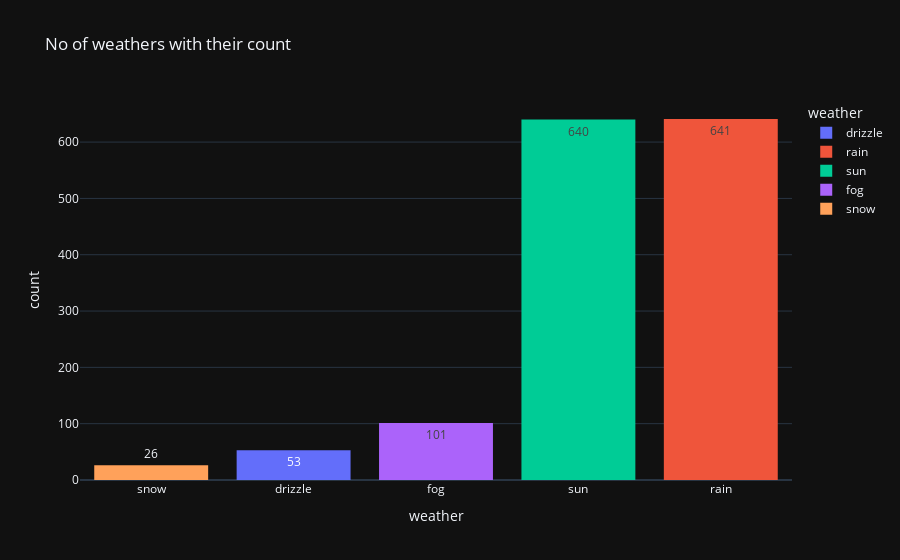

Here is the notebook cell this chart was saved with:
### Code cell
fig = px.histogram(dataset, x="weather",text_auto=True ,color='weather',title='No of weathers with their count').update_xaxes(categoryorder='total ascending')
fig.show()

### Figure 1 — Plotly figure (JSON) as saved in the notebook; plotly's stock layout.template omitted (floating-point values rounded to 4 significant figures; data arrays with more than 128 entries replaced by an {"elided": "..."} marker saying what was removed)
{"data": [{"alignmentgroup": "True", "bingroup": "x", "hovertemplate": "weather=%{x}<br>count=%{y}<extra></extra>", "legendgroup": "drizzle", "marker": {"color": "#636efa", "pattern": {"shape": ""}}, "name": "drizzle", "offsetgroup": "drizzle", "orientation": "v", "showlegend": true, "texttemplate": "%{value}", "type": "histogram", "x": ["drizzle", "drizzle", "drizzle", "drizzle", "drizzle", "drizzle", "drizzle", "drizzle", "drizzle", "drizzle", "drizzle", "drizzle", "drizzle", "drizzle", "drizzle", "drizzle", "drizzle", "drizzle", "drizzle", "drizzle", "drizzle", "drizzle", "drizzle", "drizzle", "drizzle", "drizzle", "drizzle", "drizzle", "drizzle", "drizzle", "drizzle", "drizzle", "drizzle", "drizzle", "drizzle", "drizzle", "drizzle", "drizzle", "drizzle", "drizzle", "drizzle", "drizzle", "drizzle", "drizzle", "drizzle", "drizzle", "drizzle", "drizzle", "drizzle", "drizzle", "drizzle", "drizzle", "drizzle"], "xaxis": "x", "yaxis": "y"}, {"alignmentgroup": "True", "bingroup": "x", "hovertemplate": "weather=%{x}<br>count=%{y}<extra></extra>", "legendgroup": "rain", "marker": {"color": "#EF553B", "pattern": {"shape": ""}}, "name": "rain", "offsetgroup": "rain", "orientation": "v", "showlegend": true, "texttemplate": "%{value}", "type": "histogram", "x": {"elided": "641 str values"}, "xaxis": "x", "yaxis": "y"}, {"alignmentgroup": "True", "bingroup": "x", "hovertemplate": "weather=%{x}<br>count=%{y}<extra></extra>", "legendgroup": "sun", "marker": {"color": "#00cc96", "pattern": {"shape": ""}}, "name": "sun", "offsetgroup": "sun", "orientation": "v", "showlegend": true, "texttemplate": "%{value}", "type": "histogram", "x": {"elided": "640 str values"}, "xaxis": "x", "yaxis": "y"}, {"alignmentgroup": "True", "bingroup": "x", "hovertemplate": "weather=%{x}<br>count=%{y}<extra></extra>", "legendgroup": "fog", "marker": {"color": "#ab63fa", "pattern": {"shape": ""}}, "name": "fog", "offsetgroup": "fog", "orientation": "v", "showlegend": true, "texttemplate": "%{value}", "type": "histogram", "x": ["fog", "fog", "fog", "fog", "fog", "fog", "fog", "fog", "fog", "fog", "fog", "fog", "fog", "fog", "fog", "fog", "fog", "fog", "fog", "fog", "fog", "fog", "fog", "fog", "fog", "fog", "fog", "fog", "fog", "fog", "fog", "fog", "fog", "fog", "fog", "fog", "fog", "fog", "fog", "fog", "fog", "fog", "fog", "fog", "fog", "fog", "fog", "fog", "fog", "fog", "fog", "fog", "fog", "fog", "fog", "fog", "fog", "fog", "fog", "fog", "fog", "fog", "fog", "fog", "fog", "fog", "fog", "fog", "fog", "fog", "fog", "fog", "fog", "fog", "fog", "fog", "fog", "fog", "fog", "fog", "fog", "fog", "fog", "fog", "fog", "fog", "fog", "fog", "fog", "fog", "fog", "fog", "fog", "fog", "fog", "fog", "fog", "fog", "fog", "fog", "fog"], "xaxis": "x", "yaxis": "y"}, {"alignmentgroup": "True", "bingroup": "x", "hovertemplate": "weather=%{x}<br>count=%{y}<extra></extra>", "legendgroup": "snow", "marker": {"color": "#FFA15A", "pattern": {"shape": ""}}, "name": "snow", "offsetgroup": "snow", "orientation": "v", "showlegend": true, "texttemplate": "%{value}", "type": "histogram", "x": ["snow", "snow", "snow", "snow", "snow", "snow", "snow", "snow", "snow", "snow", "snow", "snow", "snow", "snow", "snow", "snow", "snow", "snow", "snow", "snow", "snow", "snow", "snow", "snow", "snow", "snow"], "xaxis": "x", "yaxis": "y"}], "layout": {"barmode": "relative", "legend": {"title": {"text": "weather"}, "tracegroupgap": 0}, "title": {"text": "No of weathers with their count"}, "xaxis": {"anchor": "y", "categoryarray": ["drizzle", "rain", "sun", "fog", "snow"], "categoryorder": "total ascending", "domain": [0, 1], "title": {"text": "weather"}}, "yaxis": {"anchor": "x", "domain": [0, 1], "title": {"text": "count"}}}}
